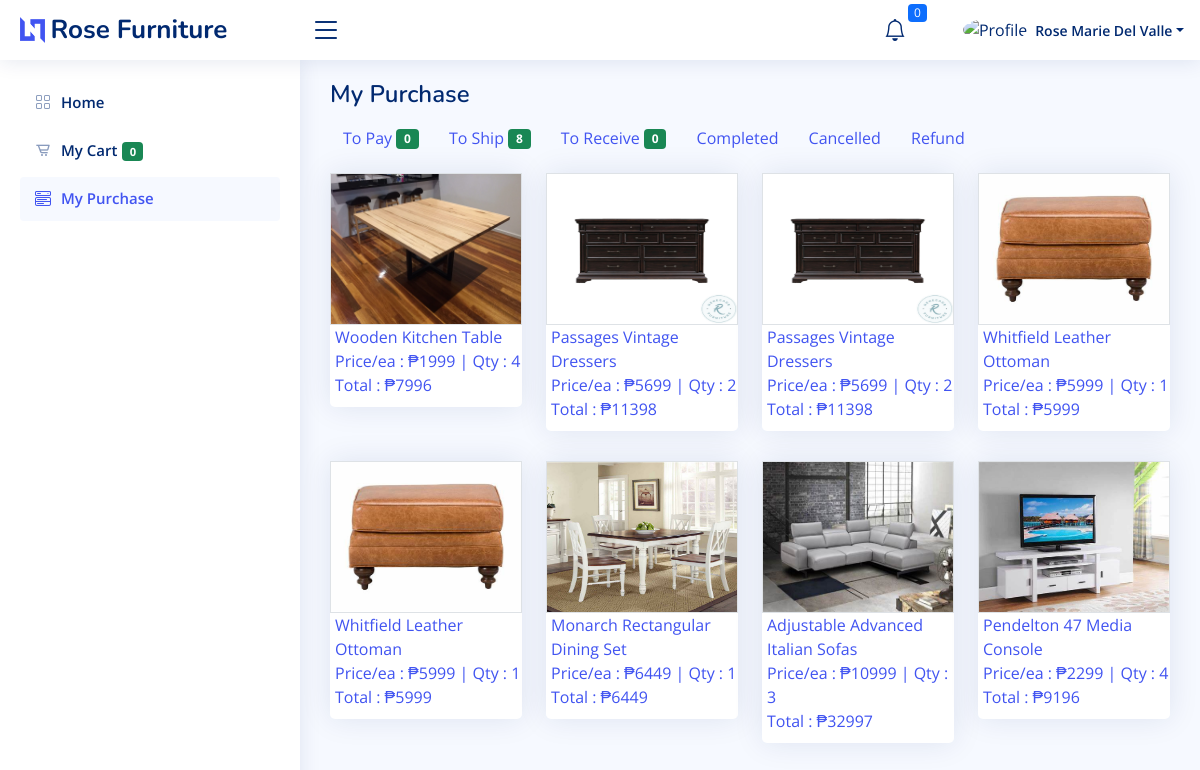
The page /ecommerce/my_purchase?history=to_ship (signed in) on the database as committed earlier.
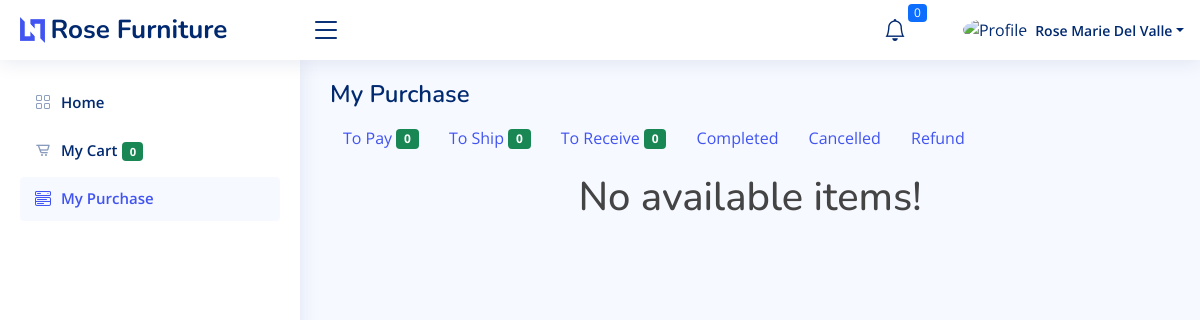
The same page on the database as committed later.
### tables this page shows
CREATE TABLE `tbl_order_detail_items` (
  `order_id` int(11) NOT NULL,
  `product_code` varchar(100) DEFAULT NULL,
  `product_name` varchar(100) DEFAULT NULL,
  `price` varchar(100) DEFAULT NULL,
  `quantity` varchar(100) DEFAULT NULL,
  `payment_method` varchar(100) DEFAULT NULL,
  `user_id` int(11) DEFAULT NULL,
  `detail_code` varchar(100) DEFAULT NULL,
  `date_cancelled` datetime DEFAULT current_timestamp(),
  `status` int(11) DEFAULT 1,
  `to_pay` int(11) DEFAULT 1,
  `to_ship` int(11) DEFAULT 0,
  `to_pickup` int(11) DEFAULT 0,
  `in_transit` int(11) DEFAULT 0,
  `to_deliver` int(11) DEFAULT 0,
  `cart_id` int(11) DEFAULT NULL,
  `to_complete` int(11) DEFAULT 0,
  `group_code` int(11) DEFAULT NULL,
  `rider_id` varchar(100) DEFAULT NULL,
  `refund_status` int(11) DEFAULT 0,
  `date_completed` varchar(100) DEFAULT NULL,
  `rider_refund_id` int(11) DEFAULT NULL,
  `date_created` timestamp NULL DEFAULT current_timestamp()
);

CREATE TABLE `tbl_products` (
  `product_id` int(11) NOT NULL,
  `product_code` varchar(100) DEFAULT NULL,
  `product_name` varchar(100) DEFAULT NULL,
  `product_price` varchar(100) DEFAULT NULL,
  `product_quantity` varchar(100) DEFAULT NULL,
  `product_category` varchar(100) DEFAULT NULL,
  `product_description` varchar(1000) DEFAULT NULL,
  `product_image` varchar(100) DEFAULT NULL,
  `product_status` varchar(100) DEFAULT '1'
);

### ecommerce/my_purchase.php (the view, shortened to what the changed rows need)
<?php include '../includes/header_ecommerce.php';
?>
    <div class="pagetitle">
      <h1>My Purchase</h1>
    </div>
    <div>
    <nav class="mb-3">
          <button class="btn btn-gray"><a href="my_purchase?history=to_ship">To Ship
          <?php
                $cartSelect = $conn->query("SELECT COUNT(order_id) AS 'count' FROM tbl_order_detail_items WHERE user_id = '$getID' AND to_ship IN (1, 2) AND to_pickup IN (0, 1, 2) AND in_transit IN (0,1,2) AND to_deliver IN (0,1) ");
                $cartItem = $cartSelect->fetch_assoc();
            ?>
           <span class="badge bg-success badge-number"><?= $cartItem['count'] ?></span>
          </a></button>
      </nav>
    </div>
    <section class="section dashboard">
      <div class="row">
        <div class="col-lg-12">
          <div class="row">
            <?php
              if($_GET['history'] == "to_pay"){
                ?>
            <?php
              include '../database/connection.php';
              $sql = mysqli_query($conn, "SELECT t1.status, t1.cart_id, t1.detail_code, t1.order_id, t1.product_code, t1.product_name,
              t1.price, t1.quantity, t1.user_id, t1.to_pay, t2.product_image FROM
              tbl_order_detail_items t1 LEFT JOIN tbl_products t2 ON
              t1.product_code = t2.product_code WHERE t1.user_id = '".$_SESSION['user_id']."' AND t1.to_pay = 1 AND t1.status = 1 ");
              if(mysqli_num_rows($sql) > 0){
                while($row = mysqli_fetch_assoc($sql)){
                  $totalQty = $row['price'] * $row['quantity'];
                  $sum = $conn->query("SELECT price, SUM(quantity) AS 'quantity' FROM tbl_cart_items WHERE user_id = '".$_SESSION['user_id']."' ");
                  $fetchSum      = $sum->fetch_assoc();
                  $totalSum = $fetchSum['price'] * $fetchSum['quantity'];
                  ?>
                    <div class="col-xxl-4 col-md-3 btn-link">
                      <div class="card info-card">
                        <div style="position: relative;">
                          <button class="btn btn-danger btn-sm deleteItem" data-name="<?= $row['product_name'] ?>" data-id="<?= $row['order_id'] ?>" style="position: absolute; right: 3px; top: 3px;">X</button>
                        </div>
                        <a href="view_order?code=<?= $row['order_id']; ?>&item=<?= $row['cart_id']; ?>&track_no=<?= $row['detail_code'] ?>">
                      <div class="border">
                      <img src="../ecommerce/uploads/<?= $row['product_image'] ?>" width="100%" height="150px" alt="">
                      </div>
                      <div style="margin-left: 5px;">
                      <div class="ml-2 ">
                          <label class=""><?= $row['product_name'] ?></label>
                        </div>
                        <div>
                        <label class="">Price/ea : ₱<?= $row['price'] ?> | Qty : <?= $row['quantity'] ?></label>
                        </div>
                        <div>
                        <label class="">Total : ₱<?= $totalQty ?></label>
                        </div>
                      </div>
                      </div>
                      </a>
                    </div>
                  <?php
                }
              }else {
                ?>
                  <div class="text-center">
                    <h1>No available items!</h1>
                  </div>
                <?php
              }
            ?>
                <?php
              }else if($_GET['history'] == "to_ship"){
                ?>
                <?php
                  include '../database/connection.php';
                  $sql = mysqli_query($conn, "SELECT t1.to_deliver, t1.in_transit, t1.to_pickup, t1.cart_id, t1.detail_code, t1.order_id, t1.product_code, t1.product_name,
                  t1.price, t1.quantity, t1.user_id, t1.to_pay, t2.product_image FROM
                  tbl_order_detail_items t1 LEFT JOIN tbl_products t2 ON
                  t1.product_code = t2.product_code WHERE t1.user_id = '".$_SESSION['user_id']."' AND t1.to_ship IN (1, 2) AND t1.to_pickup IN (0, 1, 2) AND t1.in_transit IN (0,1,2) AND t1.to_deliver IN (0,1) ");
                  if(mysqli_num_rows($sql)){
                    while($row = mysqli_fetch_assoc($sql)){
                      $totalQty = $row['price'] * $row['quantity'];
                      ?>
                        <div class="col-xxl-4 col-md-3 btn-link">
                          <div class="card info-card">
                            <a href="view_order?code=<?= $row['order_id']; ?>&item=<?= $row['cart_id']; ?>&track_no=<?= $row['detail_code'] ?>">
                          <div class="border">
                          <img src="../ecommerce/uploads/<?= $row['product_image'] ?>" width="100%" height="150px" alt="">
                          </div>
                          <div style="margin-left: 5px;">
                          <div class="ml-2 ">
                              <label class=""><?= $row['product_name'] ?></label>
                            </div>
                            <div>
                            <label class="">Price/ea : ₱<?= $row['price'] ?> | Qty : <?= $row['quantity'] ?></label>
                            </div>
                            <div>
                            <label class="">Total : ₱<?= $totalQty ?></label>
                            </div>
                          </div>
                          </div>
                        </div>
                      <?php
                    }
                  }else {
                    ?>
                    <div class="text-center">
                      <h1>No available items!</h1>
                    </div>
                  <?php
                  }
                ?>
                <?php
              }else if($_GET['history'] == "to_receive"){
                ?>
            <?php
              include '../database/connection.php';
              $sql = mysqli_query($conn, "SELECT t1.cart_id, t1.detail_code, t1.order_id, t1.product_code, t1.product_name,
              t1.price, t1.quantity, t1.user_id, t1.to_pay, t2.product_image FROM
              tbl_order_detail_items t1 LEFT JOIN tbl_products t2 ON
              t1.product_code = t2.product_code WHERE t1.user_id = '".$_SESSION['user_id']."' AND t1.to_deliver IN (1, 2) AND to_complete IN (1)");
              if(mysqli_num_rows($sql)){
                while($row = mysqli_fetch_assoc($sql)){
                  $totalQty = $row['price'] * $row['quantity'];
                  $sum = $conn->query("SELECT price, SUM(quantity) AS 'quantity' FROM tbl_cart_items WHERE user_id = '".$_SESSION['user_id']."' ");
                  $fetchSum      = $sum->fetch_assoc();
                  $totalSum = $fetchSum['price'] * $fetchSum['quantity'];
                  ?>
                    <div class="col-xxl-4 col-md-3 btn-link">
                      <div class="card info-card">
                        <a href="view_order?code=<?= $row['order_id']; ?>&item=<?= $row['cart_id']; ?>&track_no=<?= $row['detail_code'] ?>">
                      <div class="border">
                      <img src="../ecommerce/uploads/<?= $row['product_image'] ?>" width="100%" height="150px" alt="">
                      </div>
                      <div style="margin-left: 5px;">
                      <div class="ml-2 ">
                          <label class=""><?= $row['product_name'] ?></label>
                        </div>
                        <div>
                        <label class="">Price/ea : ₱<?= $row['price'] ?> | Qty : <?= $row['quantity'] ?></label>
                        </div>
                        <div>
                        <label class="">Total : ₱<?= $totalQty ?></label>
                        </div>
                      </div>
                      </div>
                      </a>
                    </div>
                  <?php
                }
              }else {
                ?>
                <div class="text-center">
                  <h1>No available items!</h1>
                </div>
              <?php
              }
            ?>
                <?php
              }else if($_GET['history'] == "completed"){
                ?>
            <?php
              include '../database/connection.php';
              $sql = mysqli_query($conn, "SELECT t1.refund_status, t1.to_complete, t1.cart_id, t1.detail_code, t1.order_id, t1.product_code, t1.product_name,
              t1.price, t1.quantity, t1.user_id, t1.to_pay, t2.product_image FROM
              tbl_order_detail_items t1 LEFT JOIN tbl_products t2 ON
              t1.product_code = t2.product_code WHERE t1.user_id = '".$_SESSION['user_id']."' AND to_complete = 2 AND t1.refund_status IN (0,1,2)");
              if(mysqli_num_rows($sql)){
                while($row = mysqli_fetch_assoc($sql)){
                  $totalQty = $row['price'] * $row['quantity'];
                  $sum = $conn->query("SELECT price, SUM(quantity) AS 'quantity' FROM tbl_cart_items WHERE user_id = '".$_SESSION['user_id']."' ");
                  $fetchSum      = $sum->fetch_assoc();
                  $totalSum = $fetchSum['price'] * $fetchSum['quantity'];
                  ?>
                    <div class="col-xxl-4 col-md-3 btn-link">
                      <div class="card info-card">
                        <a href="view_order?code=<?= $row['order_id']; ?>&item=<?= $row['cart_id']; ?>&track_no=<?= $row['detail_code'] ?>">
                      <div class="border">
                      <img src="../ecommerce/uploads/<?= $row['product_image'] ?>" width="100%" height="150px" alt="">
                      </div>
                      <div style="margin-left: 5px;">
                      <div class="ml-2 ">
                          <label class=""><?= $row['product_name'] ?></label>
                        </div>
                        <div>
                        <label class="">Price/ea : ₱<?= $row['price'] ?> | Qty : <?= $row['quantity'] ?></label>
                        </div>
                        <div>
                        <label class="">Total : ₱<?= $totalQty ?></label>
                        </div>
                      </div>
                      </div>
                      </a>
                    </div>
                  <?php
                }
              }else {
                ?>
                <div class="text-center">
                  <h1>No available items!</h1>
                </div>
              <?php
              }
            ?>
            <?php
              }else if($_GET['history'] == "cancelled"){
                ?>
            <?php
              include '../database/connection.php';
              $sql = mysqli_query($conn, "SELECT t1.cart_id, t1.detail_code, t1.order_id, t1.product_code, t1.product_name,
              t1.price, t1.quantity, t1.user_id, t1.to_pay, t2.product_image FROM
              tbl_order_detail_items t1 LEFT JOIN tbl_products t2 ON
              t1.product_code = t2.product_code WHERE t1.user_id = '".$_SESSION['user_id']."' AND status = 0");
              if(mysqli_num_rows($sql)){
                while($row = mysqli_fetch_assoc($sql)){
                  $totalQty = $row['price'] * $row['quantity'];
                  $sum = $conn->query("SELECT price, SUM(quantity) AS 'quantity' FROM tbl_cart_items WHERE user_id = '".$_SESSION['user_id']."' ");
                  $fetchSum      = $sum->fetch_assoc();
                  $totalSum = $fetchSum['price'] * $fetchSum['quantity'];
                  ?>
                    <div class="col-xxl-4 col-md-3 btn-link">
                      <div class="card info-card">
                        <a href="view_order?code=<?= $row['order_id']; ?>&item=<?= $row['cart_id']; ?>&track_no=<?= $row['detail_code'] ?>">
                      <div class="border">
                      <img src="../ecommerce/uploads/<?= $row['product_image'] ?>" width="100%" height="150px" alt="">
                      </div>
                      <div style="margin-left: 5px;">
                      <div class="ml-2 ">
                          <label class=""><?= $row['product_name'] ?></label>
                        </div>
                        <div>
                        <label class="">Price/ea : ₱<?= $row['price'] ?> | Qty : <?= $row['quantity'] ?></label>
                        </div>
                        <div>
                        <label class="">Total : ₱<?= $totalQty ?></label>
                        </div>
                      </div>
                      </div>
                      </a>
                    </div>
                  <?php
                }
              }else {
                ?>
                <div class="text-center">
                  <h1>No available items!</h1>
                </div>
              <?php
              }
            ?>
            <?php
              }else if($_GET['history'] == "refund"){
                ?>
            <?php
              include '../database/connection.php';
              $sql = mysqli_query($conn, "SELECT t1.refund_status, t1.to_complete, t1.cart_id, t1.detail_code, t1.order_id, t1.product_code, t1.product_name,
              t1.price, t1.quantity, t1.user_id, t1.to_pay, t2.product_image FROM
              tbl_order_detail_items t1 LEFT JOIN tbl_products t2 ON
              t1.product_code = t2.product_code WHERE t1.user_id = '".$_SESSION['user_id']."' AND to_complete = 2 AND t1.refund_status IN (3,4,5,6,7)");
              if(mysqli_num_rows($sql)){
                while($row = mysqli_fetch_assoc($sql)){
                  $totalQty = $row['price'] * $row['quantity'];
                  $sum = $conn->query("SELECT price, SUM(quantity) AS 'quantity' FROM tbl_cart_items WHERE user_id = '".$_SESSION['user_id']."' ");
                  $fetchSum      = $sum->fetch_assoc();
                  $totalSum = $fetchSum['price'] * $fetchSum['quantity'];
                  ?>
                    <div class="col-xxl-4 col-md-3 btn-link">
                      <div class="card info-card">
                        <a href="view_order?code=<?= $row['order_id']; ?>&item=<?= $row['cart_id']; ?>&track_no=<?= $row['detail_code'] ?>">
                      <div class="border">
                      <img src="../ecommerce/uploads/<?= $row['product_image'] ?>" width="100%" height="150px" alt="">
                      </div>
                      <div style="margin-left: 5px;">
                      <div class="ml-2 ">
                          <label class=""><?= $row['product_name'] ?></label>
                        </div>
                        <div>
                        <label class="">Price/ea : ₱<?= $row['price'] ?> | Qty : <?= $row['quantity'] ?></label>
                        </div>
                        <div>
                        <label class="">Total : ₱<?= $totalQty ?></label>
                        </div>
                      </div>
                      </div>
                      </a>
                    </div>
                  <?php
                }
              }else {
                ?>
                <div class="text-center">
                  <h1>No available items!</h1>
                </div>
              <?php
              }
            ?>
            <?php
              }
            ?>
          </div>
        </div>
      </div>
    </section>
  <?php include '../includes/footer_ecommerce.php'; ?>

Rows that differ between the two databases and show on the page:
removed tbl_order_detail_items: tbl_products.product_image (picture), product_name "Wooden Kitchen Table", price "1999", quantity "4", totalQty "7996"
removed tbl_order_detail_items: tbl_products.product_image (picture), product_name "Passages Vintage Dressers", price "5699", quantity "2", totalQty "11398"
removed tbl_order_detail_items: tbl_products.product_image (picture), product_name "Passages Vintage Dressers", price "5699", quantity "2", totalQty "11398"
removed tbl_order_detail_items: tbl_products.product_image (picture), product_name "Whitfield Leather Ottoman", price "5999", quantity "1"
removed tbl_order_detail_items: tbl_products.product_image (picture), product_name "Whitfield Leather Ottoman", price "5999", quantity "1"
removed tbl_order_detail_items: tbl_products.product_image (picture), product_name "Monarch Rectangular Dining Set", price "6449", quantity "1"
removed tbl_order_detail_items: tbl_products.product_image (picture), product_name "Adjustable Advanced Italian Sofas", price "10999", quantity "3", totalQty "32997"
removed tbl_order_detail_items: tbl_products.product_image (picture), product_name "Pendelton 47 Media Console", price "2299", quantity "4", totalQty "9196"
Other text that changed with them:
$cartItem['count']: "8" → "0"
text now shown: "No available items!"
